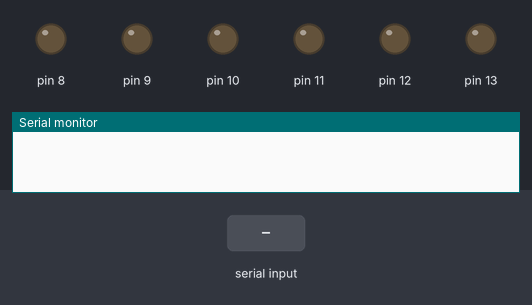
A sketch run on a simulated Arduino Uno, built with avr-gcc and run on an emulated ATmega328P. On the bench: output pins drawn as LEDs (lit = HIGH), the last lines printed to the serial monitor. Inputs (shaded band) come from the test bench.

Above: at 1.2 s.
1.3 s: "fw\n" received over Serial
At 2.2 s:
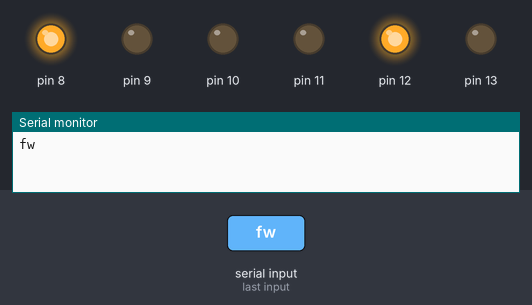
3.3 s: "bw\n" received over Serial
At 4.9 s:
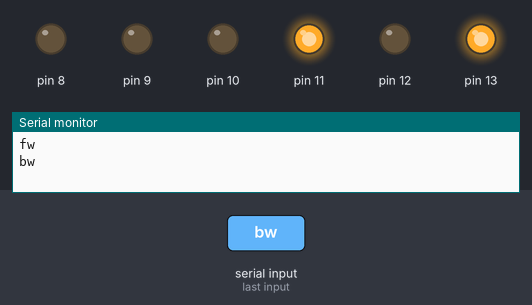
5.3 s: "tl\n" received over Serial
At 6.4 s:
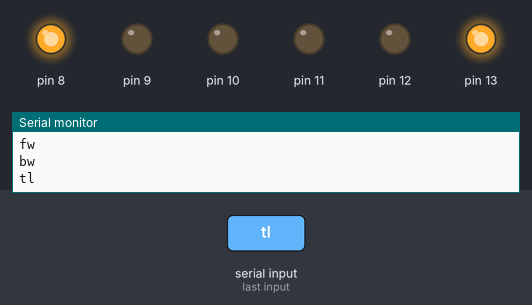
7.3 s: "tr\n" received over Serial
At 7.6 s:
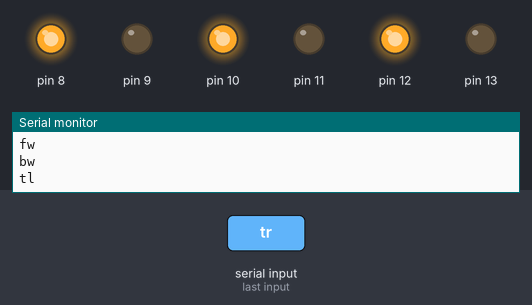
9.3 s: "tl\n" received over Serial
At 9.7 s:
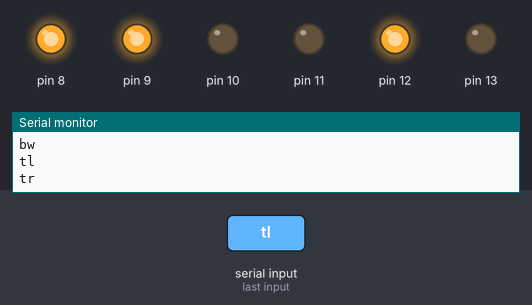
Timing chart, 0 to 12.3 s (numbered marks = the images above; inputs shaded):
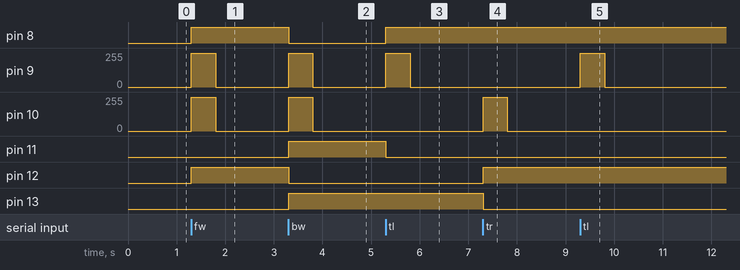

Measured:
- after the input at 1.3 s, pin 8, pin 12: LOW → HIGH at once; pin 9, pin 10: 0/255 → 253/255 at once, → 0/255 0.50 s later
- after the input at 3.3 s, pin 8, pin 12: HIGH → LOW at once; pin 9, pin 10: 0/255 → 253/255 at once, → 0/255 0.50 s later; pin 11, pin 13: LOW → HIGH at once
- after the input at 5.3 s, pin 8: LOW → HIGH at once; pin 9: 0/255 → 253/255 at once, → 0/255 0.50 s later; pin 11: HIGH → LOW at once
- after the input at 7.3 s, pin 10: 0/255 → 253/255 at once, → 0/255 0.50 s later; pin 12: LOW → HIGH at once; pin 13: HIGH → LOW at once
- after the input at 9.3 s, pin 9: 0/255 → 253/255 at once, → 0/255 0.50 s later

The sketch:

bibika.ino
```cpp
#include <Shieldbot.h>

String inputString = "";         // a string to hold incoming data
boolean stringComplete = false;  // whether the string is complete

Shieldbot shieldbot = Shieldbot();

void setup()
{
  // Инициализируем соединение по serial-порту
  Serial.begin(9600);

  // Задаём максимальную скорость нашей машинки
  shieldbot.setMaxSpeed(255); //255 -- это максимум

  // Каждая команда содержит два символа
  inputString.reserve(2);
}

void loop()
{
  // print the string when a newline arrives:
  if (stringComplete)
  {
    if (inputString == "fw") //движение вперёд
    {
      shieldbot.drive(127, 127); //straight forward
      delay(500);
      shieldbot.stop();
    }
    else if (inputString == "bw") //движение назад
    {
      shieldbot.drive(-127, -127);
      delay(500);
      shieldbot.stop();
    }
    if (inputString == "tl") //поворот влево
    {
      shieldbot.drive(0, 127); //straight forward
      delay(500);
      shieldbot.stop();
    }
    else if (inputString == "tr") //поворот направо
    {
      shieldbot.drive(127, 0);
      delay(500);
      shieldbot.stop();
    }

    Serial.println(inputString);

    inputString = "";
    stringComplete = false;
  }
}

/*
  SerialEvent occurs whenever a new data comes in the
 hardware serial RX.  This routine is run between each
 time loop() runs, so using delay inside loop can delay
 response.  Multiple bytes of data may be available.
 */
void serialEvent()
{
  while (Serial.available())
  {
    // get the new byte:
    char inChar = (char)Serial.read();
    if (inChar == '\n')
    {
      stringComplete = true;
    }
    else
    {
      inputString += inChar;
    }
  }
}
```
